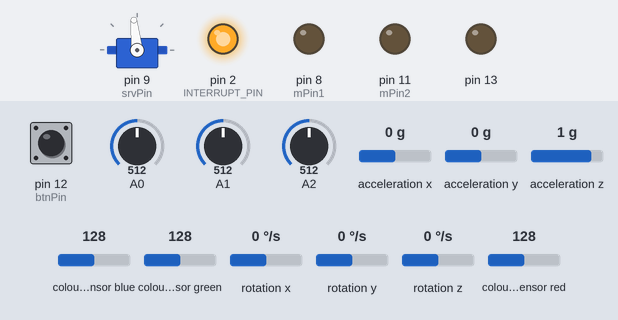
This sketch was run on a simulated Arduino Uno, built with avr-gcc and run on an emulated ATmega328P. On the bench: servo, output pins drawn as LEDs (lit = HIGH). The test bench sets the inputs (shaded band); at power-on: pin 12 (btnPin) HIGH, rotation z 0 °/s, A1 = 512, A2 = 512, A0 = 512, acceleration x 0 g, acceleration y 0 g, acceleration z 1 g, colour sensor blue 128, colour sensor green 128, rotation x 0 °/s, rotation y 0 °/s, colour sensor red 128. The sensor or clock chip raises its interrupt line as the real part does; what the sketch prints to the serial monitor is not drawn.

Above: at 1.3 s.
1.4 s: pin 12 (btnPin) pulled LOW for 0.15 s
At 1.5 s:
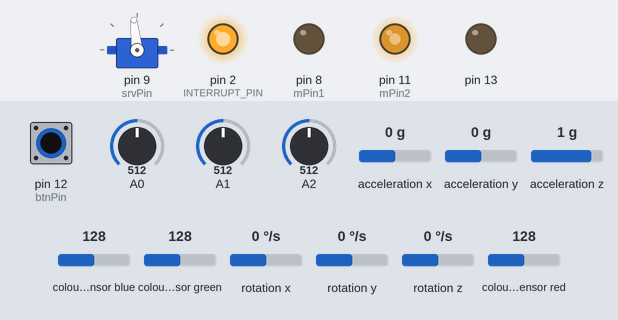
At 2.1 s:
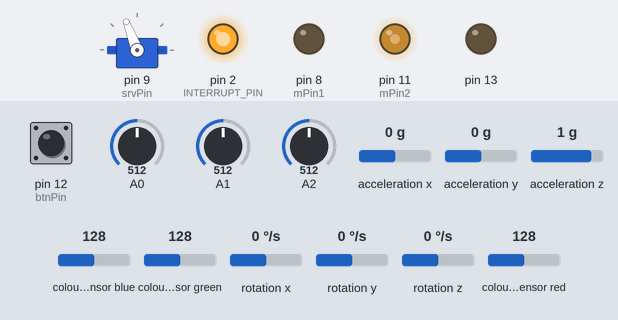
4.4 s: rotation z set to -192 °/s
At 4.68 s:
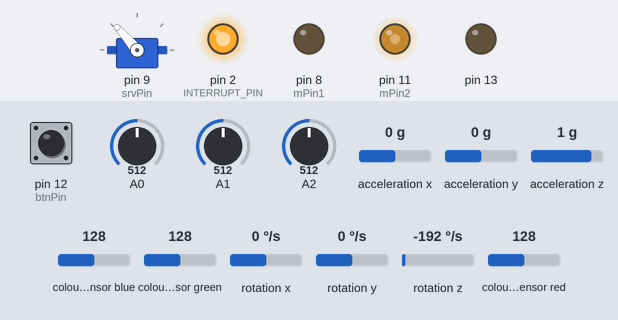
7.4 s: A1 set to 30
At 8.2 s:
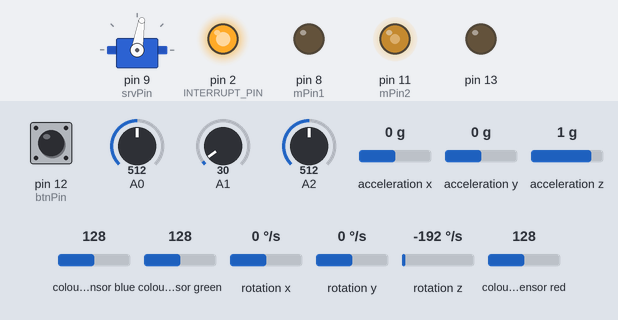
10.4 s: A2 set to 190
13.4 s: A0 set to 30
16.4 s: acceleration x set to -1.4 g
Timing chart, 0 to 20.4 s (numbered marks = the images above; inputs shaded):
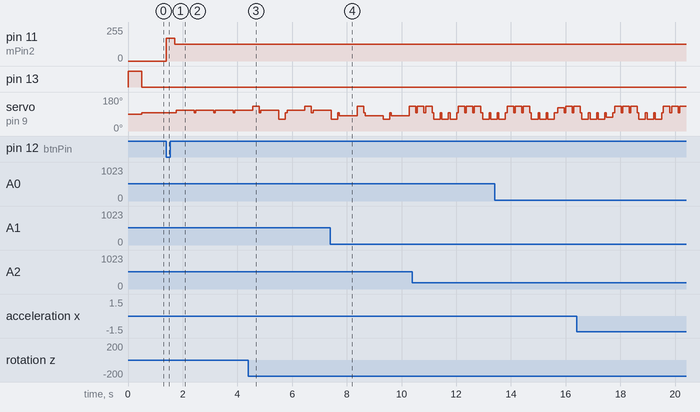

The sketch:

arduino_open_challenge.ino
```cpp
#include "I2Cdev.h"
#include "MPU6050_6Axis_MotionApps20.h"
#if I2CDEV_IMPLEMENTATION == I2CDEV_ARDUINO_WIRE
#include "Wire.h"
#endif
#define INTERRUPT_PIN 2
#define meas 20
MPU6050 mpu;
#include <Servo.h>
Servo myservo;
#include "Adafruit_APDS9960.h"
Adafruit_APDS9960 apds;


long delay_prev = 0;
int mindel = 1000, maxdel = 0;

uint16_t r, g, b, c;
int s = 0;
int first_line = 1;
bool dmpReady = false;  // set true if DMP init was successful
uint8_t mpuIntStatus;   // holds actual interrupt status byte from MPU
uint8_t devStatus;      // return status after each device operation (0 = success, !0 = error)
uint16_t packetSize;    // expected DMP packet size (default is 42 bytes)
uint16_t fifoCount;     // count of all bytes currently in FIFO
uint8_t fifoBuffer[64]; // FIFO storage buffer

// orientation/motion vars
Quaternion q;           // [w, x, y, z]         quaternion container
VectorFloat gravity;    // [x, y, z]            gravity vector
float ypr[3];           // [yaw, pitch, roll]   yaw/pitch/roll container and gravity vector

volatile bool mpuInterrupt = false;     // indicates whether MPU interrupt pin has gone high
void dmpDataReady() {
  mpuInterrupt = true;
}

#define mPin1 8
#define mPin2 11
#define srvPin 9
#define btnPin 12

//long duration;
int distance;
int minDis, readA0, readA1, readA2;
int readA[25], temp;
int i, j;
int a0, a1, a2;
int disL = 45;
int parkL = 110, parkH = 160;
int cen = 96;
int rot = 35;
int rotc = 3;
int hsp = 170, lsp = 170, ssp = 255, initsp = 125; //normal hsp=130 lsp=100
int maxd;
int mmax = 3;
int disLf = 100, disRt = 100;
long dis = 500, prevdis = 500, nowdis;
long prev_wall;
//float mo;
long prev = 0;
int dir = 1;
int turn = 0;
float ang, nang, diff;
int turnn = 0, trnm;
int turnDir = 0;
int clr = 0;
long cprev, ultraprev = 0, turnprev;
int ultra_delay = 30, queue = 1;
float add_angle = 0;
int protect = 0;
long prot_pr = 0;
long sum;


void setup() {

  pinMode(btnPin, INPUT_PULLUP);
  pinMode(13, OUTPUT);
  digitalWrite(13, HIGH);

  Serial.begin(115200);

#if I2CDEV_IMPLEMENTATION == I2CDEV_ARDUINO_WIRE
  Wire.begin();
  Wire.setClock(400000); // 400kHz I2C clock. Comment this line if having compilation difficulties
#elif I2CDEV_IMPLEMENTATION == I2CDEV_BUILTIN_FASTWIRE
  Fastwire::setup(400, true);
#endif

  Serial.println(F("Initializing I2C devices..."));
  mpu.initialize();
  pinMode(INTERRUPT_PIN, INPUT);
  Serial.println(F("Testing device connections..."));
  Serial.println(mpu.testConnection() ? F("MPU6050 connection successful") : F("MPU6050 connection failed"));

  Serial.println(F("Initializing DMP..."));
  devStatus = mpu.dmpInitialize();

  Serial.println(devStatus);


  if (devStatus == 0) {
    mpu.CalibrateAccel(6);
    mpu.CalibrateGyro(6);
    mpu.PrintActiveOffsets();
    // turn on the DMP, now that it's ready
    Serial.println(F("Enabling DMP..."));
    mpu.setDMPEnabled(true);

    // enable Arduino interrupt detection
    Serial.print(F("Enabling interrupt detection (Arduino external interrupt "));
    Serial.print(digitalPinToInterrupt(INTERRUPT_PIN));
    Serial.println(F(")..."));
    attachInterrupt(digitalPinToInterrupt(INTERRUPT_PIN), dmpDataReady, RISING);
    mpuIntStatus = mpu.getIntStatus();

    // set our DMP Ready flag so the main loop() function knows it's okay to use it
    Serial.println(F("DMP ready! Waiting for first interrupt..."));
    dmpReady = true;

    // get expected DMP packet size for later comparison
    packetSize = mpu.dmpGetFIFOPacketSize();
  }
  else
  {
    Serial.print(devStatus);
    Serial.println(F(")"));
  }

  myservo.attach(srvPin);

  if (!apds.begin())
  {
    Serial.println("failed to initialize device! Please check your wiring.");
  }
  else Serial.println("Device initialized!");
  apds.enableColor(true);

  pinMode(mPin1, OUTPUT);
  pinMode(mPin2, OUTPUT);

  pinMode(2, OUTPUT);
  digitalWrite(2, HIGH);

  myservo.write(cen);
  digitalWrite(13, LOW);


  while (digitalRead(btnPin) == HIGH)
  {
    delay(10);
  }
  analogWrite(mPin2, hsp);
  digitalWrite(mPin1, LOW);
  delay(300);
  analogWrite(mPin2, initsp);


  nang = add_angle;
  delay_prev = millis();
  ultraprev = millis();
  turnprev = millis();
}


//================ LOOP =========================
void loop() {

  //checks for the first line color, runs only until finds the first line
  if (first_line == 1 && apds.colorDataReady())
  {
    apds.getColorData(&r, &g, &b, &c);
    if (c < 28)
    {
      if (r > g && r > b && first_line == 1)
      {
        prev = millis();
        turnDir = 2; //2=turn right
        first_line = 0;
      }
      else if (b > g && b > r && first_line == 1)
      {
        prev = millis();
        s++;
        turnDir = 1; //1=turn left
        first_line = 0;
      }
    }
  }


  if (mpu.dmpGetCurrentFIFOPacket(fifoBuffer)) { // Read from the gyroscope/accelerometer sensor
    mpu.dmpGetQuaternion(&q, fifoBuffer);
    mpu.dmpGetYawPitchRoll(ypr, &q, &gravity);
    ang = ypr[0] * 180 / M_PI;
    //    Serial.println(ang);
  }

  if (millis() - ultraprev > ultra_delay)
  {
    dis = analogRead(A0);
    Serial.print(" dis= "); Serial.print(dis);

    disLf = analogRead(A1);
    disRt = analogRead(A2);
    ultraprev = millis();
  }


  if (turn == 0 && disLf > 300)
  {
    turn = 3;
    myservo.write(cen + 15);
    prev_wall = millis();
  }

  if (turn == 0  && disRt > 300)
  {
    turn = 3;
    myservo.write(cen - 15);
    prev_wall = millis();
  }

  if (turn == 3 && millis() - prev_wall > 600)
  {
    turn = 0;
    myservo.write(cen);
  }


  //turn=0 initial state(just go straight)
  //turn=1 turn on a corner state
  //turn=2 goes stright but need a small correction steering
  //turn=3 goes straight but one of the corner distance sensors detect a nearby wall. Correction steering need
  if ((turn == 0 || turn == 2) && dis > 350 && dis < 400 && millis() - turnprev > 1500)
  {
    prev = millis();
    turn = 1;
    digitalWrite(13, HIGH);

    trnm = turnn % 4;

    if (turnDir == 1) //turn left
    {
      add_angle = add_angle - 1;
      if (trnm == 0) nang = 90 + add_angle;
      else if (trnm == 1) nang = 180 + add_angle;
      else if (trnm == 2) nang = -90 + add_angle;
      else if (trnm == 3) nang = add_angle;
      myservo.write(cen - rot);
    }
    else if (turnDir == 2) //turn right
    {
      add_angle = add_angle + 1;
      if (trnm == 0) nang = -90;
      else if (trnm == 1) nang = 180 + add_angle;
      else if (trnm == 2) nang = 90 + add_angle;
      else if (trnm == 3) nang = add_angle;
      myservo.write(cen + rot);
    }

    analogWrite(mPin2, hsp);
  }

  if (trnm == 1) //convert negative angle to a positive one
  {
    if (ang <= -135)
      ang = ang + 360;
  }


  diff = abs(nang - ang);
  if (turn == 0 && diff > 1) //automatic direction correction
  {
    turn = 2;
    rotc = 2 * diff + 3;
    if (rotc > rot)
      rotc = rot;
    if (nang > ang)
    {
      cprev = millis();
      myservo.write(cen - rotc);
    }
    else
    {
      cprev = millis();
      myservo.write(cen + rotc);
    }
  }

  if (turn == 2 && millis() - cprev > 200)
  {
    myservo.write(cen);
    turn = 0;
  }

  if (turn == 1 && abs(nang - ang) < 15) //ready to go straight
  {
    myservo.write(cen);
    analogWrite(mPin2, lsp);
    turn = 0;
    digitalWrite(13, LOW);
    turnn += 1; //number of turns counter
    turnprev = millis();
  }

  prot_pr = millis();
  diff = abs(nang - ang);

  //after 12 turns enter into parking mode
  if (turnn == 12)     // && diff < 2)
  {
    analogWrite(mPin2, initsp);

    while (millis() - prot_pr < 3000)
    {
      if (mpu.dmpGetCurrentFIFOPacket(fifoBuffer)) { // Read from the gyroscope/accelerometer sensor
        mpu.dmpGetQuaternion(&q, fifoBuffer);
        mpu.dmpGetYawPitchRoll(ypr, &q, &gravity);
        ang = ypr[0] * 180 / M_PI;
      }
      diff = abs(nang - ang);
      rotc = 3 * diff;
      if (rotc > rot)
        rotc = rot;
      if (nang > ang)
      {
        myservo.write(cen - rotc);
      }
      else
      {
        myservo.write(cen + rotc);
      }
    }
    digitalWrite(mPin1, HIGH);
    digitalWrite(mPin2, HIGH);
    prot_pr = millis();

    while (true)
    {
      sum = 0;
      for (i = 0; i < 30; i++)
      {
        sum += analogRead(A0);
        delay(20);
      }
      distance = sum / 30;
	  //0.67v=100cm  //~0.45v=150cm
      if (distance < 130)//move forward
        {
          digitalWrite(mPin1, LOW);
          digitalWrite(mPin2, HIGH);
          delay(150);
          digitalWrite(mPin1, LOW);
          digitalWrite(mPin2, LOW);
          delay(500);
        }
      else if (distance > 110)//move backwards
      {
        digitalWrite(mPin1, HIGH);
        digitalWrite(mPin2, LOW);
        delay(300);
        digitalWrite(mPin1, LOW);
        digitalWrite(mPin2, LOW);
        delay(200);
      }
      else
      {
        digitalWrite(13, HIGH);
        digitalWrite(2, LOW);
        while (true);
      }
    }

  }

  delay_prev = millis();
}
```

Measured:
- after the input at 1.4 s, pin 11 (mPin2): 0/255 → 170/255 at once, → 125/255 0.30 s later; servo on pin 9 (srvPin): 96° → 111° after 0.36 s
